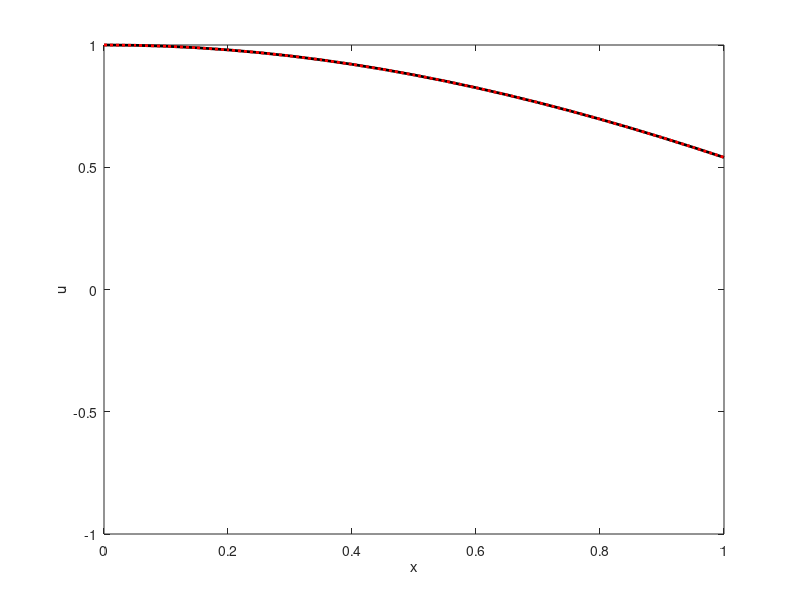
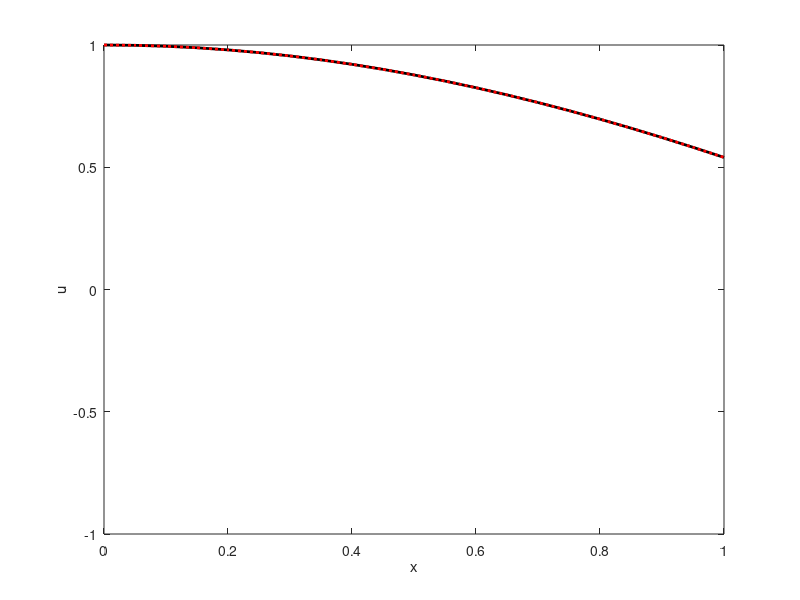
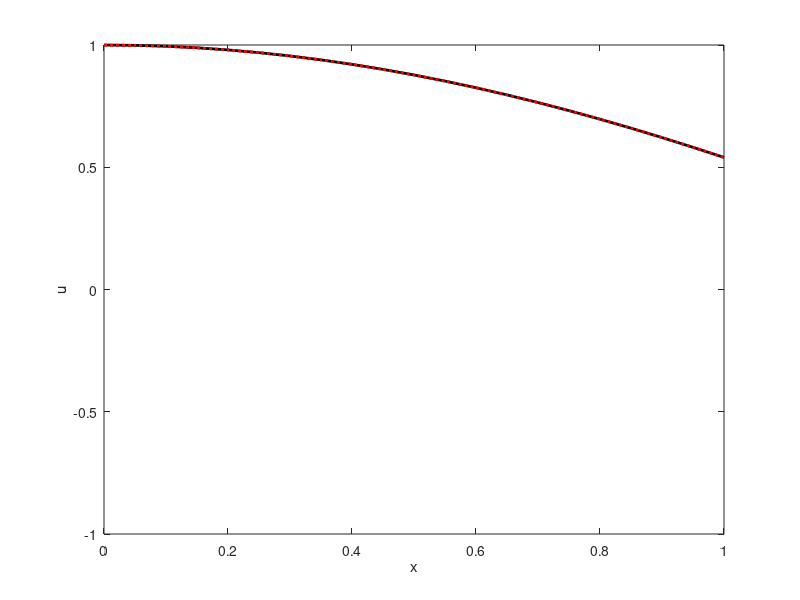
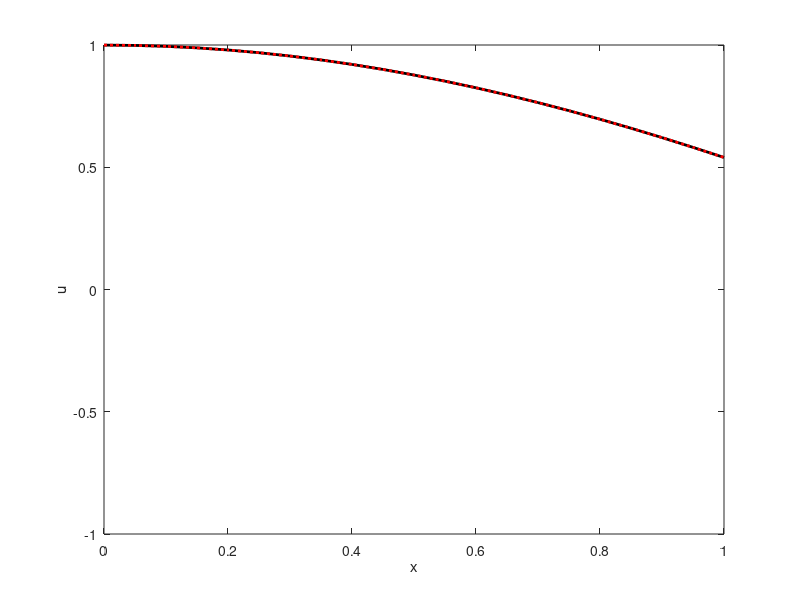

These figures' MATLAB source, in order:
clear all;
close all;
clc;

%% physical and computational parameter
x0 = 0.0;
x1 = 1.0;
f = 1.0;
right_Neumann_BC = 0;

% mesh generation
N = 21;
dx = (x1-x0)/(N-1);
x = linspace(x0, x1, N);

Nt = 4000;
CFL = 0.4;
dt = CFL * dx^2;


%% time marching
t = pi/2;
u_old = cos(x)*sin(t);
u_new = cos(x)*sin(t);

% set(0,'DefaultFigureVisible','off');
cter = 0;
pic_cter = 0;
for i = 1:Nt
    u_old(1) = cos(x0)*sin(t);
    u_old(end) = cos(x1)*sin(t);
    u_new(1) = cos(x0)*sin(t);
    u_new(end) = cos(x1)*sin(t);

    u_new(2:end-1) = u_old(2:end-1) + ...
        dt/dx^2*( u_old(1:end-2) - 2*u_old(2:end-1) + u_old(3:end) ) + ...
        f*dt + dt*( cos(x(2:end-1))*cos(t) + cos(x(2:end-1))*sin(t) - f);

    u_old = u_new;
    u_analyt = cos(x)*sin(t);

    t = t + dt;

    if mod(cter,10)==0
        close all;
        figure('Visible', 'off');
        plot(x,u_new,'-k','LineWidth',2,'MarkerFaceColor','k');
        hold on
        plot(x,u_analyt,':r','LineWidth',2,'MarkerFaceColor','k');
        xlim([x0,x1])
        ylim([-1,1])
        xlabel('x')
        ylabel('u')
        fID = sprintf( '%05d', pic_cter );
        saveas(gcf,['pic/pic' fID '.png'])
        pic_cter = pic_cter+1
    end
    cter = cter+1;
end

%% postprocessing
% figure(1)
% hold on
% plot(x,u_num_dir,'-k','LineWidth',2,'MarkerFaceColor','k');
% plot(x_analyt,u_analyt,':r','LineWidth',2)
% plot(x,u_num_ind,'b+','LineWidth',2,'MarkerFaceColor','b','MarkerSize',8)
% xlabel('x')
% ylabel('u')